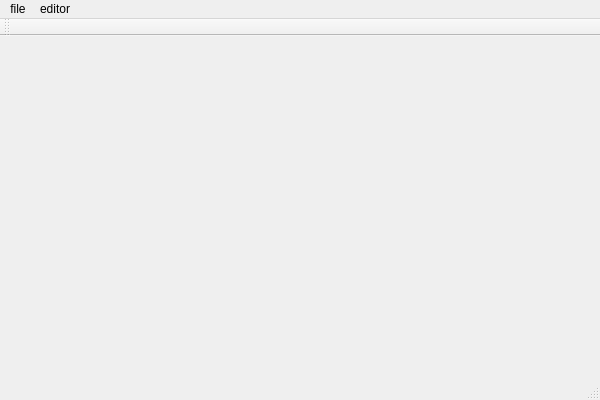
<?xml version="1.0" encoding="UTF-8"?>
<ui version="4.0">
 <class>QtDialogClass</class>
 <widget class="QMainWindow" name="QtDialogClass">
  <property name="geometry">
   <rect>
    <x>0</x>
    <y>0</y>
    <width>600</width>
    <height>400</height>
   </rect>
  </property>
  <property name="windowTitle">
   <string>QtDialog</string>
  </property>
  <widget class="QWidget" name="centralWidget"/>
  <widget class="QMenuBar" name="menuBar">
   <property name="geometry">
    <rect>
     <x>0</x>
     <y>0</y>
     <width>600</width>
     <height>23</height>
    </rect>
   </property>
   <widget class="QMenu" name="menunew">
    <property name="title">
     <string>file</string>
    </property>
    <addaction name="actionnew"/>
    <addaction name="actionopen"/>
   </widget>
   <widget class="QMenu" name="menueditor">
    <property name="title">
     <string>editor</string>
    </property>
   </widget>
   <addaction name="menunew"/>
   <addaction name="menueditor"/>
  </widget>
  <widget class="QToolBar" name="mainToolBar">
   <attribute name="toolBarArea">
    <enum>TopToolBarArea</enum>
   </attribute>
   <attribute name="toolBarBreak">
    <bool>false</bool>
   </attribute>
  </widget>
  <widget class="QStatusBar" name="statusBar"/>
  <action name="actionnew">
   <property name="text">
    <string>new</string>
   </property>
  </action>
  <action name="actionopen">
   <property name="text">
    <string>open</string>
   </property>
  </action>
 </widget>
 <layoutdefault spacing="6" margin="11"/>
 <resources>
  <include location="QtDialog.qrc"/>
 </resources>
 <connections/>
</ui>
